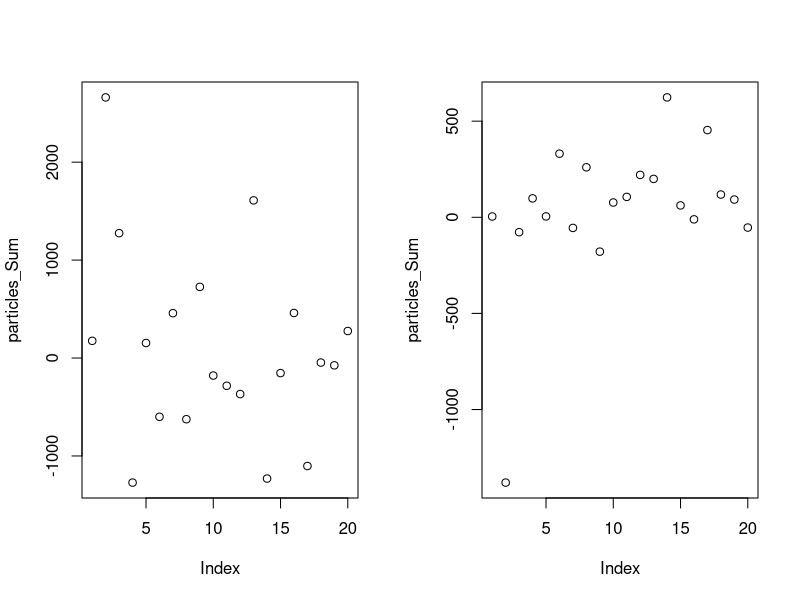

Here is the R script that generated this plot:
fitness<-function(operands){
  particle_fitness<-1/(1+abs(50-sum(operands)))
  return(particle_fitness)
}

particles<-list()
no_of_particles<-20
for(index in 1:no_of_particles){
  particles[[index]]<-runif(10,min = -500,max = 500)
}
velocity<-list()
for(index in 1:no_of_particles){
  random_velocity<-runif(1,min = -1,max = 1)
  velocity[[index]]<-rep(random_velocity,10)
}


no_of_iteration<-4

w<-0.70
c1<-0.20
c2<-0.60
particle_best<-list()
particle_best_fitness<-c()
particle_best<-particles
particles_Sum<-c()
par(mfrow=c(1,2))
for(index in 1:no_of_particles){
  particles_Sum[index]<-sum(particles[[index]])
}

plot(particles_Sum,type="p")

for(iteration in 1:no_of_iteration){
  particle_fitness<-c()
  for(index in 1:no_of_particles){
    particle_fitness[index]<-fitness(particles[[index]])
    if(iteration == 1){
      particle_best[[index]]<-particles[[index]]
      particle_best_fitness[index]<-particle_fitness[index]
      next
    }
    if(particle_fitness[index]>particle_best_fitness[index]){
      particle_best[[index]]<-particles[[index]]
      particle_best_fitness[index]<-particle_fitness[index]
    }
    
  }
  gbest_position<-which.max(particle_best_fitness)
  new_velocity<-list()
  for(index in 1:no_of_particles){
    r1<-runif(1)
    r2<-runif(1)
    velocity[[index]]<-velocity[[index]]*w+c1*r1*(particle_best[[index]]-particles[[index]])+c2*r2*(particle_best[[gbest_position]]-particles[[index]])
    particles[[index]]<-particles[[index]]+velocity[[index]]
  }
}
for(index in 1:no_of_particles){
  particles_Sum[index]<-sum(particles[[index]])
}

plot(particles_Sum,type="p")